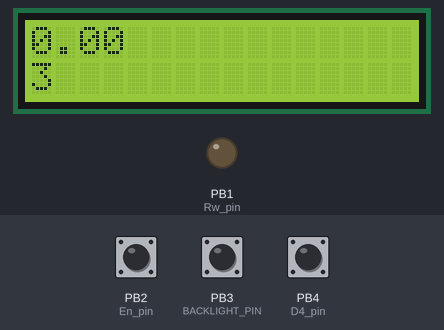
The sketch below on a simulated ATtiny85, built for the host (arithmetic inside an expression is 32-bit, double 64-bit). Shown: 16×2 character LCD, output pins drawn as LEDs (lit = HIGH). The inputs (shaded band) are chosen by the test bench; at power-on: PB2 (En_pin) HIGH, PB3 (BACKLIGHT_PIN) HIGH, PB4 (D4_pin) HIGH. What the sketch prints to the serial monitor is not drawn.

Above: at 1.2 s.
1.3 s: PB2 (En_pin) pulled LOW for 1 s
At 3.4 s:
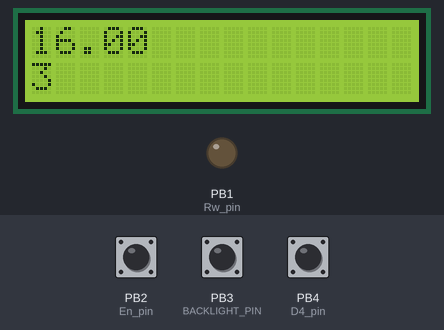
3.8 s: PB3 (BACKLIGHT_PIN) pulled LOW for 3.2 s
At 7.4 s:
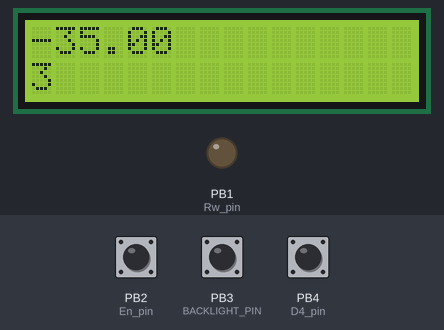
8.5 s: PB4 (D4_pin) pulled LOW for 0.15 s
At 8.9 s:
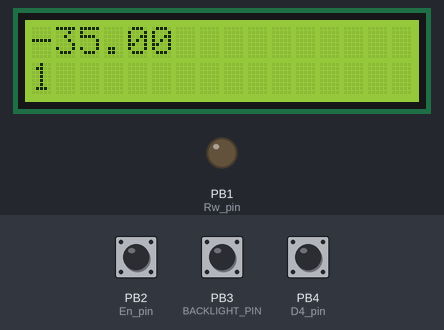
10.1 s: PB2 (En_pin) pulled LOW for 0.15 s
At 11.4 s:
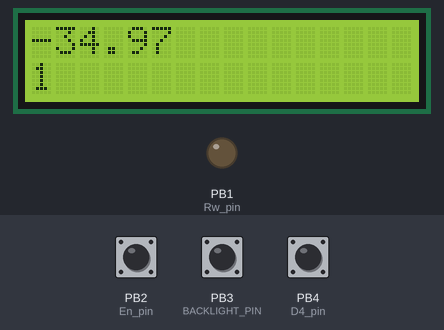
11.7 s: PB3 (BACKLIGHT_PIN) pulled LOW for 1 s
At 13.2 s:
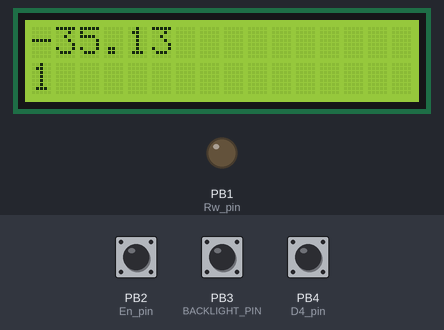
14.2 s: PB4 (D4_pin) pulled LOW for 1 s
At 14.23 s:
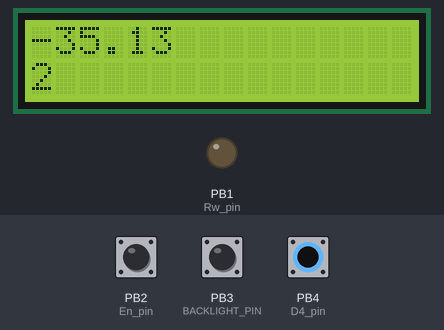

Measured:
- after the input at 1.3 s, the display: first changes after 0.06 s (image 1 shows a later state)
- after the input at 3.8 s, the display: first changes at once (image 2 shows a later state)
- after the input at 8.5 s, the display: first changes after 0.05 s (image 3 shows a later state)
- after the input at 10.1 s, the display: first changes at once (image 4 shows a later state)
- after the input at 11.7 s, the display: first changes after 0.06 s (image 5 shows a later state)
- after the input at 14.2 s, the display: changes at once (image 6)

The sketch:

Powersupply_12OCt2016_working16OCT.ino
```cpp
//#define  TEST_on_MEGA
//#include <Key.h>
//#include <Keypad.h>
#include "IICLCDsetup.h"
#include "_16bitpwm.h"
#include <Wire.h>
#include <LiquidCrystal_I2C.h>
/*
const byte ROWS = 4; //four rows
const byte COLS = 4; //four columns
//define the cymbols on the buttons of the keypads
char hexaKeys[ROWS][COLS] = {
  {'1', '2', '3', 'A'},
  {'4', '5', '6', 'B'},
  {'7', '8', '9', 'C'},
  {'*', '0', '#', 'D'}
};
#ifdef TEST_on_MEGA
//keypadsetup(A0,A1,A2,A3,A7,A6,A5,A4);
byte rowPins[ROWS] = {A0, A1, A2, A3};
byte colPins[COLS] = {A7, A6, A5, A4};
#else
//keypadsetup(7,6,5,21,2,3,4,20);
byte rowPins[ROWS] = {7, 6, 5, 21};
byte colPins[COLS] = {2, 3, 4, 20};
#endif

//initialize an instance of class NewKeypad
Keypad Kpad = Keypad( makeKeymap(hexaKeys), rowPins, colPins, ROWS, COLS);

*/
byte place = 0; //0=millivolt,1=millivolt*10,2=millivolt*100,3=volt
//unsigned int  millivolts;
unsigned int i,vwrt;
float  ovolts = 0.0000, volts = 0.0000 ;
void setup() {
  setupPWM16();
  lcdSetup();
  Serial.begin(115200);
  pinMode(2, INPUT_PULLUP);
  pinMode(3, INPUT_PULLUP);
  pinMode(4, INPUT_PULLUP);
  pinMode(5, INPUT_PULLUP);
  place = 3; //init mode is volts
}

void loop() {

  if (digitalRead(4) == LOW) {
    place++;
    if (place == 4)place = 0;
  }
if (digitalRead(2) == LOW) {
  switch (place) {
    case 0 : volts += 0.001; break;
    case 1 : volts += 0.010; break;
    case 2 : volts += 0.100; break;
    case 3 : volts += 1.000; break;
  }
}

if (digitalRead(3) == LOW) {
  switch (place) {
    case 0 : volts -= 0.001; break;
    case 1 : volts -= 0.010; break;
    case 2 : volts -= 0.100; break;
    case 3 : volts -= 1.000; break;
  }
}
ovolts = volts;
ovolts=ovolts*1000;
vwrt=map(ovolts,0,5120,0,1023);
analogWrite16(9,vwrt);

  lcd.clear();
  lcd.home();
  //lcd.print(ovolts);
  //Serial.println(ovolts);
  Serial.println(volts);
  //lcd.setCursor(8, 0);
  lcd.print(volts);
  lcd.setCursor(0, 1);
  lcd.print(place);
  delay(50);
}
```

_16bitpwm.h
```cpp
#define _16bitpwm
//#define ARDUINO_MEGA     //Timers and Digital pins are differnt on different boards
void setupPWM16() {
  TCCR1A = _BV(COM1A1) | _BV(COM1B1)  /* non-inverting PWM */
           | _BV(WGM11);                   /* mode 14: fast PWM, TOP=ICR1 */
  TCCR1B = _BV(WGM13) | _BV(WGM12)
           | _BV(CS11);                    /* prescaler 1 */
  ICR1 = 0x03ff;                      /* TOP counter value (freeing OCR1A*/

  /*
   * for 10 bit , set as 0x03ff,confirmed-MALHAR
   * frequency= 15.625KHz for 16Mhz CPU clock
   * frequency=  7.812KHz for 8Mhz CPU clock
  */

  /*
  * Comments about the setup
  * Changing ICR1 will effect the amount of bits of resolution.
  * ICR1 = 0xffff; (65535) 16-bit resolution
  * ICR1 = 0x7FFF; (32767) 15-bit resolution
  * ICR1 = 0x3FFF; (16383) 14-bit resolution etc....

  * Changing the prescaler will effect the frequency of the PWM signal.
  * Frequency[Hz}=CPU/(ICR1+1) where in this case CPU=16 MHz
  * 16-bit PWM will be>>> 16000000/(65535+1)=244.14Hz
  */

#ifndef TEST_on_MEGA
  DDRB |= _BV(PB1) | _BV(PB2);
#endif

#ifdef TEST_on_MEGA
  DDRB |= _BV(PB5) | _BV(PB6) | _BV(PB7) ;
#endif
}
void analogWrite16(uint8_t pin, int val)
{
  switch (pin) {
    case 9: OCR1A = val; break;
    case 10: OCR1B = val; break;
#ifdef TEST_on_MEGA
    case 11: OCR1A = val; break;
    case 12: OCR1B = val; break;
    case 13: OCR1C = val; break;
#endif
  }
}
```

IICLCDsetup.h
```cpp
#define IICLCDsetup.h

/*IIC LCD 16X2 test example
 * Connect the IIC LCD as follows
 * IIC LCD      ARDUINO
 * +5V            +5V
 * GND            GND
 * SCL            SCL
 * SDA            SDA
 *
 * by Malhar Deshmukh
 * 11APR2016
 */
#include <Wire.h>
#include <LiquidCrystal_I2C.h>
#define I2C_ADDR    0x27 // <<-- Add your address here.Find it from I2C Scanner
#define BACKLIGHT_PIN     3
#define En_pin  2
#define Rw_pin  1
#define Rs_pin  0
#define D4_pin  4
#define D5_pin  5
#define D6_pin  6
#define D7_pin  7
LiquidCrystal_I2C lcd(I2C_ADDR, En_pin, Rw_pin, Rs_pin, D4_pin, D5_pin, D6_pin, D7_pin);

void lcdSetup() {
  lcd.begin (16, 2); //  LCD is 16 characters x 2 lines
  lcd.setBacklightPin(BACKLIGHT_PIN, POSITIVE);
  lcd.setBacklight(HIGH);  // Switch on the backlight
  lcd.clear();
  //Uncomment this to test the function
  /*
  lcd.home();
  lcd.setCursor(0, 0);
  lcd.print("0123456789ABCDEF");
  lcd.setCursor(0, 1);
  lcd.print("Test Passed");
  */
}
```
